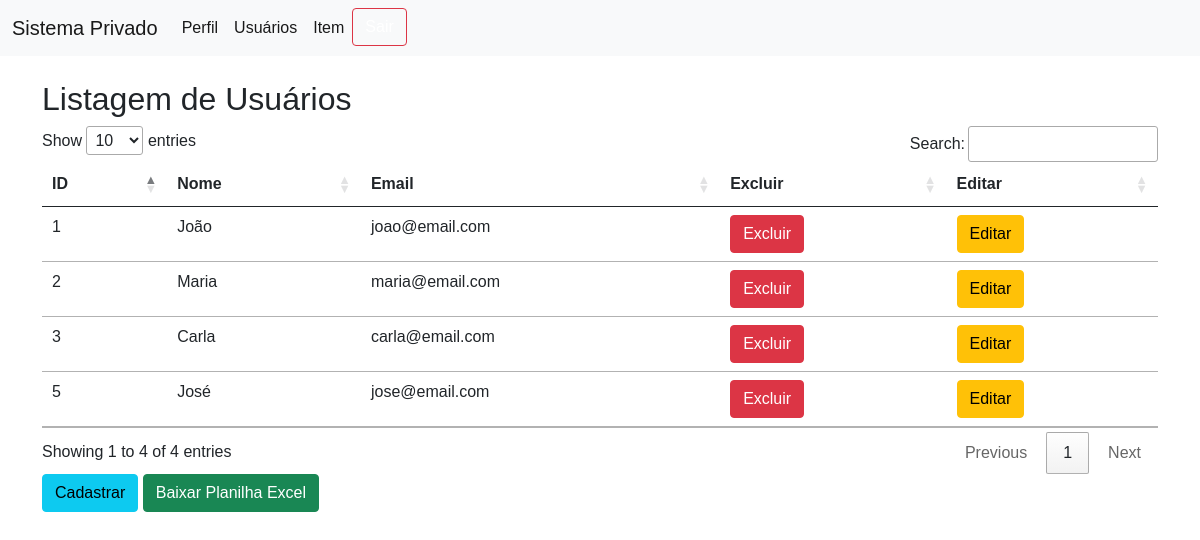
Screenshot of /php/listaUsuario.php (signed in) with the database file from the repository.
### tables this page shows
CREATE TABLE `usuarios` (
  `id` int(11) NOT NULL,
  `nome` varchar(50) DEFAULT NULL,
  `sobrenome` varchar(50) DEFAULT NULL,
  `cpf` char(14) DEFAULT NULL,
  `email` varchar(50) DEFAULT NULL,
  `senha` varchar(255) DEFAULT NULL,
  `interesse` varchar(50) DEFAULT NULL,
  `tipo` varchar(10) DEFAULT NULL,
  `descricao` varchar(350) DEFAULT NULL
);

### php/conexao.php (called while the page is built)
<?php
class Conexao {
    public $conexao;
    function __construct() {
        if (!isset($this->conexao)) {
            try {
                $this->conexao = new PDO('mysql:host=localhost;dbname=guilavi', 'root', '');
            } catch (PDOException $e) {
                echo 'Error: ' . $e->getMessage();
            }
        }
    }
    function fecharConexao(){
        if (isset($this->conexao)) {
            $this->conexao = null;
        }
    }
}
?>

### php/listaUsuario.php (the view, shortened to what this page needs)
<?php
require "conexao.php";
$conn = new Conexao();
try {
    $sql = "SELECT id,nome, sobrenome, cpf, email, senha, interesse, descricao, tipo
    FROM usuarios";
    $stmt = $conn->conexao->query($sql);
    if ($stmt->rowCount() > 0) {
        $usuarios = $stmt->fetchAll(PDO::FETCH_ASSOC);
    } else {
        $usuarios = array();
        echo "Nenhum usuário encontrado.";
    }
} catch (PDOException $e) {
    exit('Ocorreu uma falha: ' . $e->getMessage());
} finally {
    $conn->fecharConexao();
}
?>
<!DOCTYPE html>
<html lang="pt-br">
<head>
    <link rel="stylesheet" href="../css/style.css">
    <link rel="stylesheet" href="../css/bootstrap.min.css">
    <link rel="stylesheet" type="text/css" href="https://cdn.datatables.net/1.10.25/css/jquery.dataTables.css">
</head>
<body>
    <header>
        <nav class="navbar navbar-expand-lg navbar-light bg-light">
            <div class="container-fluid">
                <a class="navbar-brand" href="#">Sistema Privado</a>
                <div class="collapse navbar-collapse" id="navbarNavDropdown">
                    <ul class="navbar-nav">
                        <li class="nav-item">
                            <a class="nav-item nav-link active" href="perfil.php">Perfil</a>
                        </li>
                        <li class="nav-item">
                            <a class="nav-item nav-link active" href="#">Usuários </a>
                        </li>
                        <li class="nav-item">
                            <a class="nav-item nav-link active" href="listaTurma.php">Item<span class="sr-only"></span></a>
                        </li>
                        <li class="nav-item">
                            <a href="perfil.php?sair=true" class="btn btn-outline-danger my-2 my-sm-0">Sair</a>
                        </li>
                    </ul>
                </div>
            </div>
        </nav>
    </header>
    <main>
        <div class="container mt-4">
            <h2>Listagem de Usuários</h2>
            <div class="table-responsive">
                <table id="userTable" class="table">
                    <thead>
                        <tr>
                            <th>ID</th>
                            <th>Nome</th>
                            <th>Email</th>
                            <th>Excluir</th>
                            <th>Editar</th>
                        </tr>
                    </thead>
                    <tbody>
                        <?php if (!empty($usuarios)): ?>
                            <?php foreach ($usuarios as $usuario): ?>
                                <tr>
                                    <td>
                                        <?php echo $usuario["id"]; ?>
                                    </td>
                                    <td>
                                        <?php echo $usuario["nome"]; ?>
                                    </td>
                                    <td>
                                        <?php echo $usuario["email"]; ?>
                                    </td>
                                    <td>
                                        <button class="btn btn-danger"
                                            onclick="excluirUsuario('<?php echo $usuario["cpf"]; ?>')">Excluir</button>
                                    </td>
                                    <td>
                                        <button class="btn btn-warning" data-id="<?php echo $usuario["id"]; ?>"
                                            onclick="editarUsuario(this)">Editar</button>
                                    </td>
                                </tr>
                            <?php endforeach; ?>
                        <?php else: ?>
                            <tr>
                                <td colspan="5">Nenhum usuário encontrado.</td>
                            </tr>
                        <?php endif; ?>
                    </tbody>
                </table>
            </div>
            <a href="#" class="btn btn-info" onclick="abrirModalCadastro()">Cadastrar</a>
            <a href="download_excel.php" class="btn btn-success">Baixar Planilha Excel</a>
        </div>
    </main>
</body>
</html>

### css/style.css (style rules this page uses)
* { font-family: "Gill Sans", sans-serif; }
.nav-item a { color: rgb(255, 255, 255); }

### rows the page displays
usuarios: id "1", nome "João", email "joao@email.com"
usuarios: id "2", nome "Maria", email "maria@email.com"
usuarios: id "3", nome "Carla", email "carla@email.com"
usuarios: id "5", nome "José", email "jose@email.com"
